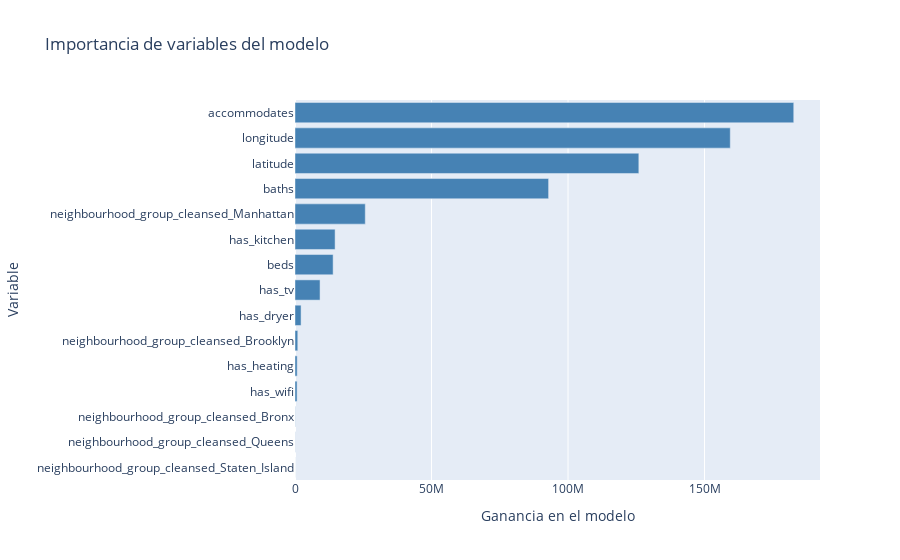

The notebook cell this image was saved under:
### Code cell
importancia = pd.DataFrame()
importancia["nombre"] = model.feature_name_
importancia["importancia"] = model.feature_importances_
importancia.sort_values("importancia",inplace = True, ascending = True)

data = [
    go.Bar(
        x = importancia["importancia"],
        y = importancia["nombre"],
        marker_color = "steelblue",
        orientation = "h",
        name = "Importancia de variables",
    )
]

layout = go.Layout(title = "Importancia de variables del modelo", xaxis_title = "Ganancia en el modelo",
                   yaxis_title = "Variable")

fig = go.Figure(data = data, layout = layout)

fig.show()

### Figure 1 — Plotly figure (JSON) as saved in the notebook; plotly's stock layout.template omitted (floating-point values rounded to 4 significant figures)
{"data": [{"marker": {"color": "steelblue"}, "name": "Importancia de variables", "orientation": "h", "type": "bar", "x": [0, 57440.0, 77170.0, 766400.0, 802900.0, 1019000.0, 2224000.0, 9174000.0, 13960000.0, 14690000.0, 25740000.0, 92890000.0, 125900000.0, 159400000.0, 182700000.0], "y": ["neighbourhood_group_cleansed_Staten_Island", "neighbourhood_group_cleansed_Queens", "neighbourhood_group_cleansed_Bronx", "has_wifi", "has_heating", "neighbourhood_group_cleansed_Brooklyn", "has_dryer", "has_tv", "beds", "has_kitchen", "neighbourhood_group_cleansed_Manhattan", "baths", "latitude", "longitude", "accommodates"]}], "layout": {"title": {"text": "Importancia de variables del modelo"}, "xaxis": {"title": {"text": "Ganancia en el modelo"}}, "yaxis": {"title": {"text": "Variable"}}}}
